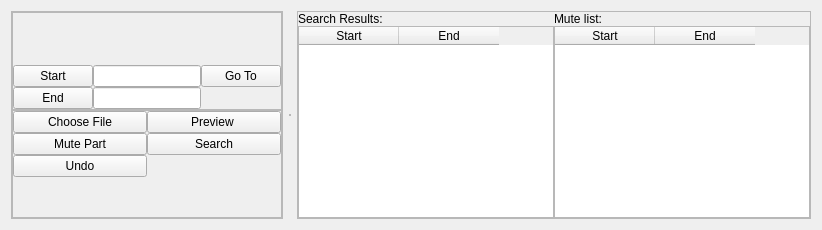
       <widget class="QWidget" name="tab_8">
        <attribute name="title">
         <string>Edit Audio</string>
        </attribute>
        <layout class="QGridLayout" name="gridLayout_6">
         <item row="0" column="0">
          <widget class="QFrame" name="frame_18">
           <property name="frameShape">
            <enum>QFrame::StyledPanel</enum>
           </property>
           <property name="frameShadow">
            <enum>QFrame::Raised</enum>
           </property>
           <layout class="QGridLayout" name="gridLayout_24">
            <property name="leftMargin">
             <number>0</number>
            </property>
            <property name="topMargin">
             <number>0</number>
            </property>
            <property name="rightMargin">
             <number>0</number>
            </property>
            <property name="bottomMargin">
             <number>0</number>
            </property>
            <property name="spacing">
             <number>0</number>
            </property>
            <item row="1" column="0">
             <widget class="QFrame" name="frame_16">
              <property name="frameShape">
               <enum>QFrame::StyledPanel</enum>
              </property>
              <property name="frameShadow">
               <enum>QFrame::Raised</enum>
              </property>
              <layout class="QGridLayout" name="gridLayout_18">
               <property name="leftMargin">
                <number>0</number>
               </property>
               <property name="topMargin">
                <number>0</number>
               </property>
               <property name="rightMargin">
                <number>0</number>
               </property>
               <property name="bottomMargin">
                <number>0</number>
               </property>
               <property name="spacing">
                <number>0</number>
               </property>
               <item row="0" column="1">
                <widget class="QPushButton" name="pushButton">
                 <property name="sizePolicy">
                  <sizepolicy hsizetype="Minimum" vsizetype="Fixed">
                   <horstretch>0</horstretch>
                   <verstretch>0</verstretch>
                  </sizepolicy>
                 </property>
                 <property name="text">
                  <string>Preview </string>
                 </property>
                </widget>
               </item>
               <item row="1" column="1">
                <widget class="QPushButton" name="searchAudio">
                 <property name="sizePolicy">
                  <sizepolicy hsizetype="Minimum" vsizetype="Fixed">
                   <horstretch>0</horstretch>
                   <verstretch>0</verstretch>
                  </sizepolicy>
                 </property>
                 <property name="text">
                  <string>Search</string>
                 </property>
                </widget>
               </item>
               <item row="3" column="0">
                <spacer name="verticalSpacer_3">
                 <property name="orientation">
                  <enum>Qt::Vertical</enum>
                 </property>
                 <property name="sizeHint" stdset="0">
                  <size>
                   <width>20</width>
                   <height>40</height>
                  </size>
                 </property>
                </spacer>
               </item>
               <item row="3" column="1">
                <spacer name="verticalSpacer_6">
                 <property name="orientation">
                  <enum>Qt::Vertical</enum>
                 </property>
                 <property name="sizeHint" stdset="0">
                  <size>
                   <width>20</width>
                   <height>40</height>
                  </size>
                 </property>
                </spacer>
               </item>
               <item row="0" column="0">
                <widget class="QPushButton" name="chooseAudio">
                 <property name="sizePolicy">
                  <sizepolicy hsizetype="Minimum" vsizetype="Fixed">
                   <horstretch>0</horstretch>
                   <verstretch>0</verstretch>
                  </sizepolicy>
                 </property>
                 <property name="text">
                  <string>Choose File</string>
                 </property>
                </widget>
               </item>
               <item row="1" column="0">
                <widget class="QPushButton" name="muteAudioPart">
                 <property name="sizePolicy">
                  <sizepolicy hsizetype="Minimum" vsizetype="Fixed">
                   <horstretch>0</horstretch>
                   <verstretch>0</verstretch>
                  </sizepolicy>
                 </property>
                 <property name="text">
                  <string>Mute Part</string>
                 </property>
                </widget>
               </item>
               <item row="2" column="0">
                <widget class="QPushButton" name="undoMute">
                 <property name="text">
                  <string>Undo</string>
                 </property>
                </widget>
               </item>
              </layout>
             </widget>
            </item>
            <item row="0" column="0">
             <widget class="QFrame" name="frame_17">
              <property name="frameShape">
               <enum>QFrame::StyledPanel</enum>
              </property>
              <property name="frameShadow">
               <enum>QFrame::Raised</enum>
              </property>
              <layout class="QGridLayout" name="gridLayout_23">
               <property name="leftMargin">
                <number>0</number>
               </property>
               <property name="topMargin">
                <number>0</number>
               </property>
               <property name="rightMargin">
                <number>0</number>
               </property>
               <property name="bottomMargin">
                <number>0</number>
               </property>
               <property name="spacing">
                <number>0</number>
               </property>
               <item row="1" column="1">
                <widget class="QLineEdit" name="searchStartText">
                 <property name="sizePolicy">
                  <sizepolicy hsizetype="Minimum" vsizetype="Fixed">
                   <horstretch>0</horstretch>
                   <verstretch>0</verstretch>
                  </sizepolicy>
                 </property>
                </widget>
               </item>
               <item row="2" column="0">
                <widget class="QPushButton" name="getAudioEnd">
                 <property name="sizePolicy">
                  <sizepolicy hsizetype="Fixed" vsizetype="Fixed">
                   <horstretch>0</horstretch>
                   <verstretch>0</verstretch>
                  </sizepolicy>
                 </property>
                 <property name="text">
                  <string>End</string>
                 </property>
                </widget>
               </item>
               <item row="2" column="1">
                <widget class="QLineEdit" name="searchEndText">
                 <property name="sizePolicy">
                  <sizepolicy hsizetype="Minimum" vsizetype="Fixed">
                   <horstretch>0</horstretch>
                   <verstretch>0</verstretch>
                  </sizepolicy>
                 </property>
                </widget>
               </item>
               <item row="1" column="0">
                <widget class="QPushButton" name="getAudioStart">
                 <property name="sizePolicy">
                  <sizepolicy hsizetype="Fixed" vsizetype="Fixed">
                   <horstretch>0</horstretch>
                   <verstretch>0</verstretch>
                  </sizepolicy>
                 </property>
                 <property name="text">
                  <string>Start</string>
                 </property>
                </widget>
               </item>
               <item row="0" column="1">
                <spacer name="verticalSpacer_2">
                 <property name="orientation">
                  <enum>Qt::Vertical</enum>
                 </property>
                 <property name="sizeHint" stdset="0">
                  <size>
                   <width>20</width>
                   <height>40</height>
                  </size>
                 </property>
                </spacer>
               </item>
               <item row="0" column="0">
                <spacer name="verticalSpacer_5">
                 <property name="orientation">
                  <enum>Qt::Vertical</enum>
                 </property>
                 <property name="sizeHint" stdset="0">
                  <size>
                   <width>20</width>
                   <height>40</height>
                  </size>
                 </property>
                </spacer>
               </item>
               <item row="1" column="2">
                <widget class="QPushButton" name="pushButton_2">
                 <property name="text">
                  <string>Go To</string>
                 </property>
                </widget>
               </item>
              </layout>
             </widget>
            </item>
           </layout>
          </widget>
         </item>
         <item row="0" column="3">
          <widget class="QFrame" name="frame_8">
           <property name="frameShape">
            <enum>QFrame::StyledPanel</enum>
           </property>
           <property name="frameShadow">
            <enum>QFrame::Raised</enum>
           </property>
           <layout class="QGridLayout" name="gridLayout_15">
            <property name="leftMargin">
             <number>0</number>
            </property>
            <property name="topMargin">
             <number>0</number>
            </property>
            <property name="rightMargin">
             <number>0</number>
            </property>
            <property name="bottomMargin">
             <number>0</number>
            </property>
            <property name="spacing">
             <number>0</number>
            </property>
            <item row="1" column="0">
             <widget class="QTableWidget" name="audioSearchTable">
              <column>
               <property name="text">
                <string>Start</string>
               </property>
              </column>
              <column>
               <property name="text">
                <string>End</string>
               </property>
              </column>
             </widget>
            </item>
            <item row="0" column="1">
             <widget class="QLabel" name="label_4">
              <property name="text">
               <string>Mute list:</string>
              </property>
             </widget>
            </item>
            <item row="0" column="0">
             <widget class="QLabel" name="label_3">
              <property name="text">
               <string>Search Results:</string>
              </property>
             </widget>
            </item>
            <item row="1" column="1">
             <widget class="QTableWidget" name="muteListTable">
              <column>
               <property name="text">
                <string>Start</string>
               </property>
              </column>
              <column>
               <property name="text">
                <string>End</string>
               </property>
              </column>
             </widget>
            </item>
           </layout>
          </widget>
         </item>
         <item row="0" column="1">
          <widget class="QFrame" name="frame_3">
           <property name="sizePolicy">
            <sizepolicy hsizetype="Fixed" vsizetype="Fixed">
             <horstretch>0</horstretch>
             <verstretch>0</verstretch>
            </sizepolicy>
           </property>
           <property name="frameShape">
            <enum>QFrame::StyledPanel</enum>
           </property>
           <property name="frameShadow">
            <enum>QFrame::Raised</enum>
           </property>
           <layout class="QGridLayout" name="gridLayout_10">
            <property name="leftMargin">
             <number>0</number>
            </property>
            <property name="topMargin">
             <number>0</number>
            </property>
            <property name="rightMargin">
             <number>0</number>
            </property>
            <property name="bottomMargin">
             <number>0</number>
            </property>
            <property name="spacing">
             <number>0</number>
            </property>
           </layout>
          </widget>
         </item>
        </layout>
       </widget>
